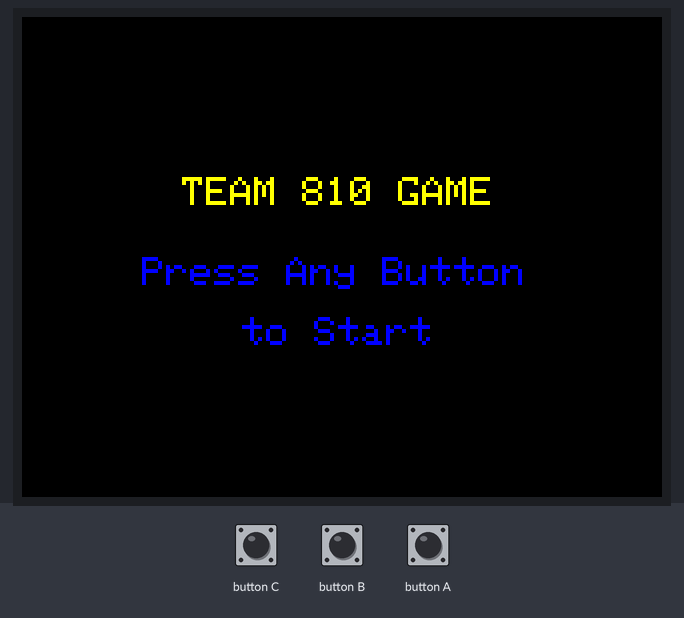
A sketch run on a simulated ESP32. On the bench: 320×240 colour display. The inputs (shaded band) are chosen by the test bench. WiFi joins after 1.5 s; servers stay silent unless stated; what the sketch prints to the serial monitor is not drawn.

Above: at 2.9 s.
3.0 s: button C pressed for 0.15 s
At 4.0 s:
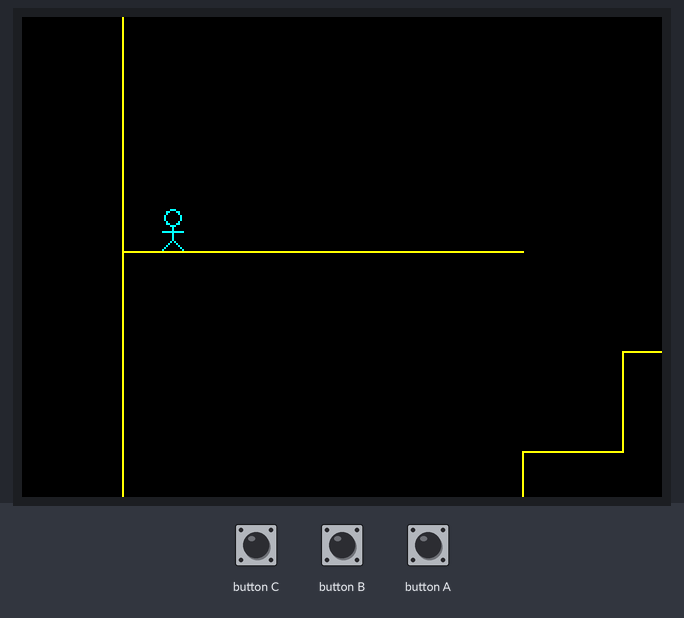
4.6 s: button B pressed for 0.15 s
At 5.2 s:
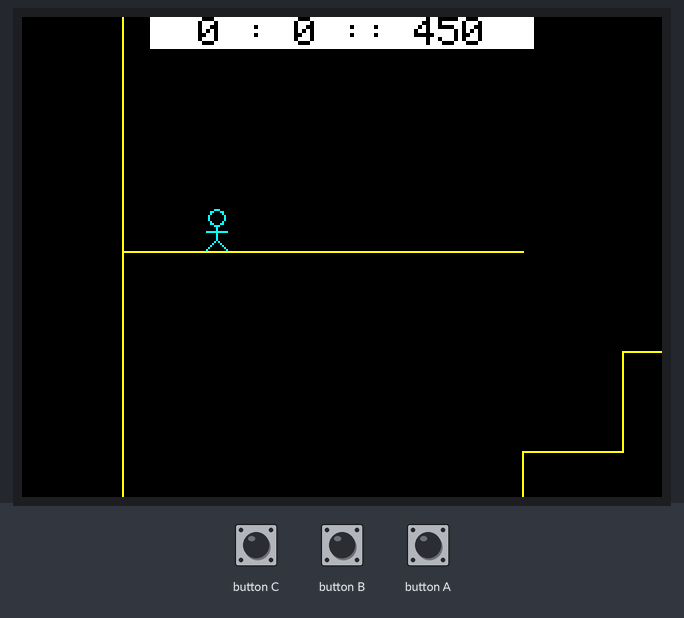
5.3 s: button A pressed for 3.2 s
At 9.0 s:
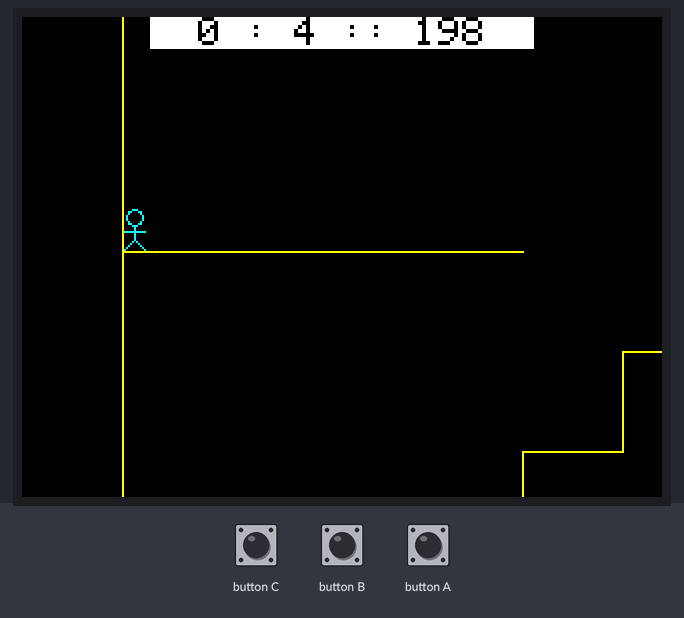
9.1 s: button C pressed for 1 s
At 10.6 s:
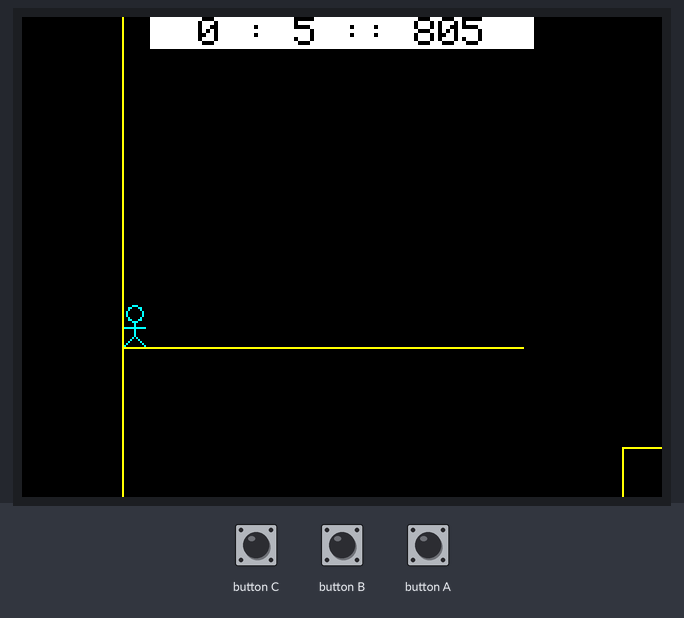
10.7 s: button B pressed for 1 s
At 11.85 s:
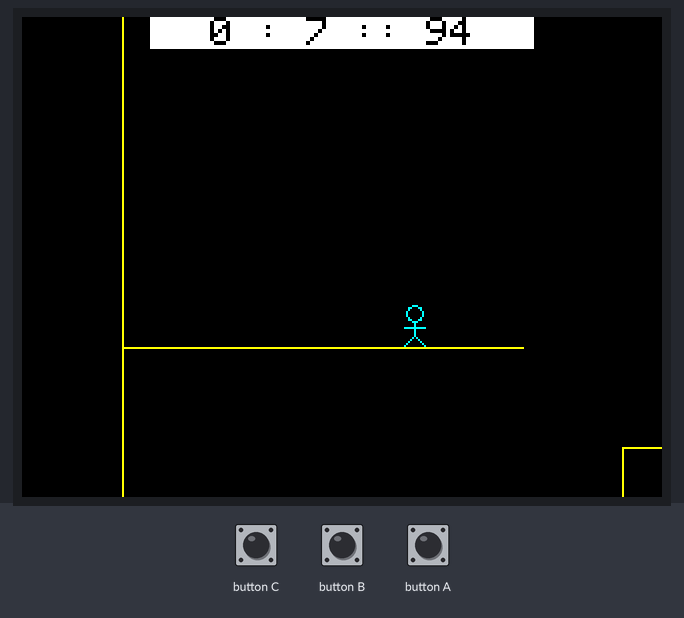
12.3 s: button A pressed for 0.15 s
At 12.75 s:
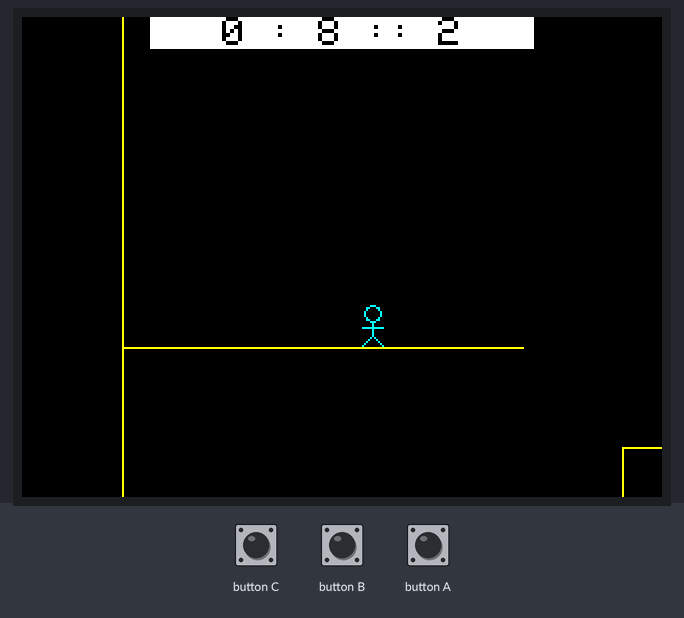
Timing chart, 0 to 14.0 s (numbered marks = the images above; inputs shaded):
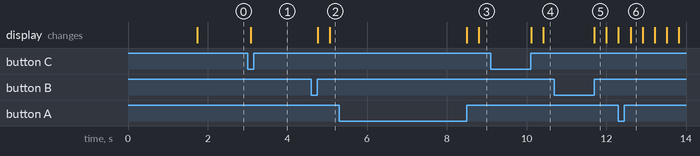

Measured:
- after the input at 3.0 s, the display: changes after 0.08 s (image 1)
- after the input at 4.6 s, the display: first changes after 0.16 s (image 2 shows a later state)

The sketch:

simple_game.ino
```cpp
 /*
  * Project: Simple Game
  * Team: 810
  * Part: qxm
  *
  */

#include <M5Stack.h>
#include <time.h>

#include "network.h"

bool inGame = false;
bool startClock = true;
bool onlyOnce = true;

int x = 20, y = 221;
int energy = 0;
bool falling = false;
unsigned long trial_time;

const int wall_n = 23;
const int wall_x[] = {0, 50, 100, 150, 200, 250, 250, 300, 300, 350, 350, 400, 400, 450, 450, 550, 600, 650, 650, 700, 700, 750, 800};
const int wall_y1[] = {0, 0, 400, 450, 50, 100, 450, 150, 400, 350, 550, 200, 600, 250, 650, 250, 200, 150, 350, 100, 400, 450, 0};
const int wall_y2[] = {1000, 50, 450, 500, 100, 150, 500, 200, 450, 400, 600, 250, 650, 300, 700, 300, 250, 200, 400, 150, 450, 500, 1000};

const int ground_n = 27;
const int ground_y[] = {0, 50, 100, 100, 150, 150, 200, 200, 200, 250, 250, 300, 350, 350, 400, 400, 400, 450, 450, 450, 500, 500, 550, 600, 650, 700, 700};
const int ground_x1[] = {0, 50, 200, 700, 250, 650, 0, 300, 600, 400, 550, 450, 350, 600, 50, 300, 650, 100, 250, 700, 150, 750, 300, 350, 400, 450, 650};
const int ground_x2[] = {800, 200, 250, 800, 300, 700, 200, 400, 650, 450, 600, 550, 400, 650, 100, 350, 700, 150, 300, 750, 250, 800, 350, 400, 450, 600, 800};

const int goal_x = 770;
const int goal_y = 721;

int fr_x = 0, fr_y = 0;
int fr_x_min, fr_x_max, fr_y_min, fr_y_max;

void adjustFrame() {
  int sw = M5.Lcd.width();
  if (x - fr_x > 0.6 * sw) {fr_x = x - 0.6 * sw;}
  else if (x - fr_x < 0.4 * sw) {fr_x = x - 0.4 * sw;}

  int sh = M5.Lcd.height();
  if (fr_y - y > 0.6 * sh) {fr_y = y + 0.6 * sh;}
  else if (fr_y - y < 0.4 * sh) {fr_y = y + 0.4 * sh;}

  if (fr_x < fr_x_min) {fr_x = fr_x_min;}
  else if (fr_x > fr_x_max) {fr_x = fr_x_max;}

  if (fr_y < fr_y_min) {fr_y = fr_y_min;}
  else if (fr_y > fr_y_max) {fr_y = fr_y_max;}
}

int old_chara_lcd_x = -1, old_chara_lcd_y = -1;
void drawChara(int lcd_x, int lcd_y, int tft_color = TFT_CYAN) {
  if (!(lcd_x == old_chara_lcd_x && lcd_y == old_chara_lcd_y)) {
    M5.Lcd.drawCircle(old_chara_lcd_x + 5, old_chara_lcd_y + 4, 4, TFT_BLACK);
    M5.Lcd.drawLine(old_chara_lcd_x + 5, old_chara_lcd_y + 8, old_chara_lcd_x + 5, old_chara_lcd_y + 15, TFT_BLACK);
    M5.Lcd.drawLine(old_chara_lcd_x, old_chara_lcd_y + 11, old_chara_lcd_x + 10, old_chara_lcd_y + 11, TFT_BLACK);
    M5.Lcd.drawLine(old_chara_lcd_x + 5, old_chara_lcd_y + 15, old_chara_lcd_x, old_chara_lcd_y + 20, TFT_BLACK);
    M5.Lcd.drawLine(old_chara_lcd_x + 5, old_chara_lcd_y + 15, old_chara_lcd_x + 10, old_chara_lcd_y + 20, TFT_BLACK);

    M5.Lcd.drawCircle(lcd_x + 5, lcd_y + 4, 4, tft_color);
    M5.Lcd.drawLine(lcd_x + 5, lcd_y + 8, lcd_x + 5, lcd_y + 15, tft_color);
    M5.Lcd.drawLine(lcd_x, lcd_y + 11, lcd_x + 10, lcd_y + 11, tft_color);
    M5.Lcd.drawLine(lcd_x + 5, lcd_y + 15, lcd_x, lcd_y + 20, tft_color);
    M5.Lcd.drawLine(lcd_x + 5, lcd_y + 15, lcd_x + 10, lcd_y + 20, tft_color);

    old_chara_lcd_x = lcd_x;
    old_chara_lcd_y = lcd_y;
  }
}

int old_goal_lcd_x = -1, old_goal_lcd_y = -1;
void drawGoal(int lcd_x, int lcd_y, int tft_color = TFT_RED) {
  if (!(lcd_x == old_goal_lcd_x && lcd_y == old_goal_lcd_y)) {
    if (old_goal_lcd_x != -1 && old_goal_lcd_y != -1) {
      M5.Lcd.drawLine(old_goal_lcd_x, old_goal_lcd_y, old_goal_lcd_x, old_goal_lcd_y + 20, TFT_BLACK);
      M5.Lcd.drawLine(old_goal_lcd_x, old_goal_lcd_y, old_goal_lcd_x + 10, old_goal_lcd_y + 5, TFT_BLACK);
      M5.Lcd.drawLine(old_goal_lcd_x, old_goal_lcd_y + 10, old_goal_lcd_x + 10, old_goal_lcd_y + 5, TFT_BLACK);
    }

    M5.Lcd.drawLine(lcd_x, lcd_y, lcd_x, lcd_y + 20, tft_color);
    M5.Lcd.drawLine(lcd_x, lcd_y, lcd_x + 10, lcd_y + 5, tft_color);
    M5.Lcd.drawLine(lcd_x, lcd_y + 10, lcd_x + 10, lcd_y + 5, tft_color);

    old_goal_lcd_x = lcd_x;
    old_goal_lcd_y = lcd_y;
  }
}

int* old_wall_lcd_x;
int* old_wall_lcd_y1;
int* old_wall_lcd_y2;
void drawWalls(int fr_x, int fr_y, int tft_color = TFT_YELLOW) {
  for (int i = 0; i < wall_n; i++) {
    int lcd_x = wall_x[i] - fr_x, lcd_y1 = fr_y - wall_y2[i], lcd_y2 = fr_y - wall_y1[i];
    if (lcd_x < 0 || lcd_x > M5.Lcd.width() || lcd_y1 > M5.Lcd.height() || lcd_y2 < 0) {
      if (old_wall_lcd_x[i] != -1 && old_wall_lcd_y1[i] != -1 && old_wall_lcd_y2[i] != -1)
      {M5.Lcd.drawLine(old_wall_lcd_x[i], old_wall_lcd_y1[i], old_wall_lcd_x[i], old_wall_lcd_y2[i], TFT_BLACK);}
      old_wall_lcd_x[i] = -1;
      old_wall_lcd_y1[i] = -1;
      old_wall_lcd_y2[i] = -1;
    }
    else {
      if (lcd_y1 < 0) {lcd_y1 = 0;}
      if (lcd_y2 > M5.Lcd.height()) {lcd_y2 = M5.Lcd.height();}
      if (!(lcd_x == old_wall_lcd_x[i] && lcd_y1 == old_wall_lcd_y1[i] && lcd_y2 == old_wall_lcd_y2[i])) {
        if (old_wall_lcd_x[i] != -1 && old_wall_lcd_y1[i] != -1 && old_wall_lcd_y2[i] != -1)
        {M5.Lcd.drawLine(old_wall_lcd_x[i], old_wall_lcd_y1[i], old_wall_lcd_x[i], old_wall_lcd_y2[i], TFT_BLACK);}
        old_wall_lcd_x[i] = lcd_x;
        old_wall_lcd_y1[i] = lcd_y1;
        old_wall_lcd_y2[i] = lcd_y2;
      }
      M5.Lcd.drawLine(lcd_x, lcd_y1, lcd_x, lcd_y2, tft_color);
    }
  }
}

int* old_ground_lcd_y;
int* old_ground_lcd_x1;
int* old_ground_lcd_x2;
void drawGrounds(int fr_x, int fr_y, int tft_color = TFT_YELLOW) {
  for (int i = 0; i < ground_n; i++) {
    int lcd_y = fr_y - ground_y[i], lcd_x1 = ground_x1[i] - fr_x, lcd_x2 = ground_x2[i] - fr_x;
    if (lcd_y < 0 || lcd_y > M5.Lcd.height() || lcd_x1 > M5.Lcd.width() || lcd_x2 < 0) {
      if (old_ground_lcd_y[i] != -1 && old_ground_lcd_x1[i] != -1 && old_ground_lcd_x2[i] != -1)
      {M5.Lcd.drawLine(old_ground_lcd_x1[i], old_ground_lcd_y[i], old_ground_lcd_x2[i], old_ground_lcd_y[i], TFT_BLACK);}
      old_ground_lcd_y[i] = -1;
      old_ground_lcd_x1[i] = -1;
      old_ground_lcd_x2[i] = -1;
    }
    else {
      if (lcd_x1 < 0) {lcd_x1 = 0;}
      if (lcd_x2 > M5.Lcd.width()) {lcd_x2 = M5.Lcd.width();}
      if (!(lcd_y == old_ground_lcd_y[i] && lcd_x1 == old_ground_lcd_x1[i] && lcd_x2 == old_ground_lcd_x2[i])) {
        if (old_ground_lcd_y[i] != -1 && old_ground_lcd_x1[i] != -1 && old_ground_lcd_x2[i] != -1)
        {M5.Lcd.drawLine(old_ground_lcd_x1[i], old_ground_lcd_y[i], old_ground_lcd_x2[i], old_ground_lcd_y[i], TFT_BLACK);}
        old_ground_lcd_y[i] = lcd_y;
        old_ground_lcd_x1[i] = lcd_x1;
        old_ground_lcd_x2[i] = lcd_x2;
      }
      M5.Lcd.drawLine(lcd_x1, lcd_y, lcd_x2, lcd_y, tft_color);
    }
  }
}

void drawTime() {
  unsigned long t = millis() - trial_time;
  char str[256];
  sprintf(str, "  %d : %d :: %d  ", t / 60000, (t / 1000) % 60, t % 1000);
  M5.Lcd.setTextColor(TFT_BLACK, TFT_WHITE);
  M5.Lcd.setTextDatum(TC_DATUM);
  M5.Lcd.drawString(str, M5.Lcd.width() / 2, 0);
}

void draw() {
  if (inGame) {
    adjustFrame();
    drawChara(x - fr_x, fr_y - y);
    drawGoal(goal_x - fr_x, fr_y - goal_y);
    drawWalls(fr_x, fr_y);
    drawGrounds(fr_x, fr_y);
  }
  if (inGame && !startClock) {
    drawTime();
  }
}

void drawLogoScreen() {
  M5.Lcd.fillScreen(TFT_BLACK);
  M5.Lcd.setTextSize(2);
  M5.Lcd.setTextColor(TFT_YELLOW);
  M5.Lcd.setCursor(80, 80);
  M5.Lcd.print("TEAM 810 GAME");
  M5.Lcd.setCursor(60, 120);
  M5.Lcd.setTextColor(TFT_BLUE);
  M5.Lcd.print("Press Any Button");
  M5.Lcd.setCursor(110, 150);
  M5.Lcd.print("to Start");
}

void drawGameOverScreen(double time) {
  if (onlyOnce) {
    M5.Lcd.fillRect(55, 0, 215, 16, TFT_BLACK);

    M5.Lcd.setTextSize(2);
    M5.Lcd.setTextColor(TFT_YELLOW);
    M5.Lcd.setCursor(90, 80);
    M5.Lcd.print("FINISHED!");
    M5.Lcd.setCursor(25, 110);
    M5.Lcd.setTextColor(TFT_BLUE);
    M5.Lcd.print("time: ");
    M5.Lcd.print(time);
    M5.Lcd.print(" seconds");
    M5.Lcd.setCursor(40, 150);
    M5.Lcd.setTextColor(TFT_CYAN);
    M5.Lcd.print("press any button");
    M5.Lcd.setCursor(55, 180);
    M5.Lcd.print("to play again");
    onlyOnce = false;
  }
}

void goalReached(int x, int y) {
  if (x - goal_x <= 10 && goal_x - x <= 10  && y - goal_y <= 20 && goal_y - y <= 20) {
    inGame = false;
    unsigned long t = millis() - trial_time;

    double time = t / 1000.;
    drawGameOverScreen(time);

    /* add submit score code here */
    Serial.println("You have reached the goal.");
    updateScore(time);
    startClock = true;
  }
}

bool leftIsWall(int x, int y) {
  for (int i = 0; i < wall_n; i++) {
    if(x == wall_x[i] + 1 && y >= wall_y1[i] && y - 20 <= wall_y2[i])
    {return true;}
  }
  return false;
}

bool rightIsWall(int x, int y) {
  for (int i = 0; i < wall_n; i++) {
    if(x == wall_x[i] - 11 && y >= wall_y1[i] && y - 20 <= wall_y2[i])
    {return true;}
  }
  return false;
}

bool botIsGround(int x, int y) {
  for (int i = 0; i < ground_n; i++) {
    if(y == ground_y[i] + 21 && x + 10 >= ground_x1[i] && x <= ground_x2[i])
    {return true;}
  }
  return false;
}

bool topIsGround(int x, int y) {
  for (int i = 0; i < ground_n; i++) {
    if(y == ground_y[i] - 1 && x + 10 >= ground_x1[i] && x <= ground_x2[i])
    {return true;}
  }
  return false;
}

void charaMoveLeft() {
  while (!M5.BtnA.isReleased() && inGame) {
    if(!leftIsWall(x, y)) {x--;}
    if(!botIsGround(x, y)) {falling = true; energy = 0; charaFallLeft();}
    else {
      if (M5.BtnC.wasPressed()) {energy = 60; charaMoveLeftJump();}
    }
    goalReached(x, y);
    draw();
    M5.update();
  }
}

void charaMoveLeftJump() {
  while (!M5.BtnA.isReleased() && !M5.BtnC.isReleased() && inGame) {
    if(!leftIsWall(x, y)) {x--;}
    if(energy > 0 && !topIsGround(x, y)) {y++; energy--;}
    else {falling = true; energy = 0; charaFallLeft();}
    goalReached(x, y);
    draw();
    M5.update();
  }
  if (M5.BtnC.wasReleased()) {
    if (!botIsGround(x, y)) {
      falling = true; energy = 0;
      if (M5.BtnA.wasReleased()) {charaFall();}
      else {charaFallLeft();}
    }
  }
  else if (M5.BtnA.wasReleased()){
    charaJump();
  }
}

void charaMoveRight() {

  while (!M5.BtnB.isReleased() && inGame) {
    if(!rightIsWall(x, y)) {x++;}
    if(!botIsGround(x, y)) {falling = true; energy = 0; charaFallRight();}
    else {
      if (M5.BtnC.wasPressed()) {energy = 60; charaMoveRightJump();}
    }
    goalReached(x, y);
    draw();
    M5.update();
  }
}

void charaMoveRightJump() {
  while (!M5.BtnB.isReleased() && !M5.BtnC.isReleased() && inGame) {
    if(!rightIsWall(x, y)) {x++;}
    if(energy > 0 && !topIsGround(x, y)) {y++; energy--;}
    else {falling = true; energy = 0; charaFallRight();}
    goalReached(x, y);
    draw();

    M5.update();
  }
  if (M5.BtnC.wasReleased()) {
    if (!botIsGround(x, y)) {
      falling = true; energy = 0;
      if (M5.BtnB.wasReleased()) {charaFall();}
      else {charaFallRight();}
    }
  }
  else if (M5.BtnB.wasReleased()){
    charaJump();
  }
}

void charaJump() {
  while (!M5.BtnC.isReleased() && inGame) {
    if(energy > 0 && !topIsGround(x, y)) {
      y++; energy--;
      if (M5.BtnA.isPressed()) {charaMoveLeftJump();}
      else if (M5.BtnB.isPressed()) {charaMoveRightJump();}
    }
    else {falling = true; energy = 0; charaFall();}
    goalReached(x, y);
    draw();
    M5.update();
  }
  if (!botIsGround(x, y)) {falling = true; energy = 0; charaFall();}
}

void charaFall() {
  while (falling && inGame) {
    if (M5.BtnA.isPressed()) {charaFallLeft();}
    else if (M5.BtnB.isPressed()) {charaFallRight();}
    else {
      if (botIsGround(x, y)) {falling = false;}
      else {y--;}
      goalReached(x, y);
      draw();
      M5.update();
    }
  }
}

void charaFallLeft() {
  while (!M5.BtnA.isReleased() && falling && inGame) {
    if(!leftIsWall(x, y)) {x--;}
    if (botIsGround(x, y)) {falling = false;}
    else {y--;}
    goalReached(x, y);
    draw();
    M5.update();
  }
  if (falling) {charaFall();}
  else if (!M5.BtnA.isReleased()) {charaMoveLeft();}
}

void charaFallRight() {
  while (!M5.BtnB.isReleased() && falling && inGame) {
    if(!rightIsWall(x, y)) {x++;}
    if (botIsGround(x, y)) {falling = false;}
    else {y--;}
    goalReached(x, y);
    draw();
    M5.update();
  }
  if (falling) {charaFall();}
  else if (!M5.BtnB.isReleased()) {charaMoveRight();}
}

void setup() {
  M5.begin();
  WiFiConnect();
  inGame = false;

  fr_x_min = wall_x[0] - 50;
  fr_x_max = wall_x[wall_n - 1] + 50 - M5.Lcd.width();
  if (fr_x_max < fr_x_min) fr_x_max = fr_x_min;

  fr_y_min = ground_y[0] - 50 + M5.Lcd.height();
  fr_y_max = ground_y[ground_n - 1] + 50;
  if (fr_y_max < fr_y_min) fr_y_max = fr_y_min;

  old_wall_lcd_x = (int*) malloc(wall_n * sizeof(int));
  old_wall_lcd_y1 = (int*) malloc(wall_n * sizeof(int));
  old_wall_lcd_y2 = (int*) malloc(wall_n * sizeof(int));

  old_ground_lcd_y = (int*) malloc(ground_n * sizeof(int));
  old_ground_lcd_x1 = (int*) malloc(ground_n * sizeof(int));
  old_ground_lcd_x2 = (int*) malloc(ground_n * sizeof(int));

  memset(old_wall_lcd_x, -1, wall_n * sizeof(int));
  memset(old_wall_lcd_y1, -1, wall_n * sizeof(int));
  memset(old_wall_lcd_y2, -1, wall_n * sizeof(int));

  memset(old_ground_lcd_y, -1, ground_n * sizeof(int));
  memset(old_ground_lcd_x1, -1, ground_n * sizeof(int));
  memset(old_ground_lcd_x2, -1, ground_n * sizeof(int));

  drawLogoScreen();
}

void loop() {
  if (inGame) {
    if ((M5.BtnA.wasPressed() || M5.BtnB.wasPressed() || M5.BtnC.wasPressed()) && startClock) {
      trial_time = millis();
      startClock = false;
    }
    else if (M5.BtnA.wasPressed()) {
      charaMoveLeft();
    }
    else if (M5.BtnB.wasPressed()) {
      charaMoveRight();
    }
    else if (M5.BtnC.wasPressed() && !falling) {
      energy = 60;
      charaJump();
    }
    else if (falling) {
      charaFall();
    }
    else {
      if (!startClock) {
        drawTime();
      }
      M5.update();
    }
  } else {
    if (M5.BtnA.wasPressed() || M5.BtnB.wasPressed() || M5.BtnC.wasPressed()) {
      x = 20; y = 221;
      inGame = true;
      onlyOnce = true;
      M5.Lcd.fillScreen(TFT_BLACK);
      draw();
      M5.update();
    }
    else {
      M5.update();
    }
  }
}
```

network.cpp
```cpp
/*
 *  Project: Simple Game
 *  Team: 810
 *  Part: Liang Wei
 *
 *  Warning:
 *
 *  1) Don't forget to replace the ssid, password and server variables with your true WiFi ssid and password.
 *  2) Don't forget to chage the server[] variant to the real IP address of your server.
 *  3) I set the default port number on server as 2468, if you like you can change it.
 *
 *
 *  Usage:
 *
 *  WiFiTest():
 *    Just a test function, meaningless.
 *
 *  int WiFiConnection():
 *    You can use it to establish a WiFi connection. *
 *    Those variables can be found in the front of this source code.
 *    It will return 0.
 *    And I set the port number to 2468.
 *    You can change it, though, just make sure it's identical with the value in the server program.
 *
 *  double getHistory():
 *    It can be used to get the best score from server.
 *    I initialed the best score as -1 on the server.
 *    Because the signed integer -1 is the maximum in unsigned integers.
 *    It can make the comparison simpler.
 *    This function returns a double float number indicating seconds.
 *
 *  int updateScore(double timeinseconds)
 *    When user completes a game, it can be used to take the current score ( time in seconds )
 *    as argument, and compare the best score on server.
 *    If the curent score is the most fast ever, server will return 1, otherwise 0.
 *    And this function takes the return value of server as its return value.
 */
#include <WiFi.h>
#include <M5Stack.h>
#include <SPI.h>
#include <stdio.h>
#include "network.h"

const char* ssid     = "shudo-lab";
const char* password = "shudowireless";


byte server[] = {172,16,0,22};
const int serverPortNo = 2468;


char sendBuffer[256];
char recvBuffer[256];


WiFiClient client;

int WiFiTest(){
    WiFiConnect();
    Serial.println(fetchHistory());
    updateScore(13.141);
    Serial.println(fetchHistory());
    updateScore(26.282);
    Serial.println(fetchHistory());
}

int WiFiConnect(){
    //delay(10);
    Serial.println();
    Serial.println();
    Serial.print("Connecting to ");
    Serial.println(ssid);

    // begin connection
    WiFi.begin(ssid, password);

    // wait untile it's connected
    while (WiFi.status() != WL_CONNECTED) {
        delay(500);
        Serial.print(".");
    }

    Serial.println("");
    Serial.println("WiFi connected");
    Serial.println("IP address: ");
    Serial.println(WiFi.localIP());

    return 0;
}


double fetchHistory(){
    if( client.connect(server, serverPortNo)){
      //Serial.println("connected.");

      char sendBuffer[256];

      strcpy(sendBuffer, "history");
      client.write(sendBuffer, sizeof(sendBuffer));
      //Serial.println("sended.");

      // Read data from server to recvBuffer
      memset(recvBuffer, 0, sizeof(recvBuffer));

      while( !client.available() );    // wait untile M5Stack can be read
      client.read((uint8_t*)recvBuffer, sizeof(recvBuffer)); // read to recvBuffer
      //Serial.println("End receiving history ...");

      // conver the history score char array to integer
      int historyResult;
      sscanf(recvBuffer, "%d", &historyResult); // convert the char array to integer

      // Because -1 is the default value, so if is -1, display 0 in screen
      return historyResult==-1 ? 0 : historyResult/1000.0;
    }else{
      Serial.println("connection failed.");
      return -1;
    }
}

int updateScore(double timeinseconds){

    // take the time in seconds as argument
    // time it with 1000, convert it to integer
    int timeinmilli = timeinseconds*1000;
    itoa(timeinmilli, sendBuffer, 10);   // convert it to char array


    // connect to server program
    if( client.connect(server, serverPortNo)){
      client.write(sendBuffer, 256);  // write the time data to server


      // receive the update result
      // if it is the fastest score ever
      // server will return 1 back
      // if not
      // server will return 0 back
      memset(recvBuffer, 0, sizeof(recvBuffer));

      while( !client.available() ) ; // wait until server send the data back
      client.read((uint8_t*)recvBuffer, sizeof(recvBuffer));


      // convert the update result char array to integer
      int updateResult;
      sscanf(recvBuffer, "%d", &updateResult);

      Serial.print(timeinseconds);
      if( updateResult )  Serial.println(", updated.");
      else Serial.println(", not updated.");

      return updateResult;

    }else{
      Serial.println("connection failed.");
      return -1;
    }
}
```

Source omitted: network.h (151 bytes)
